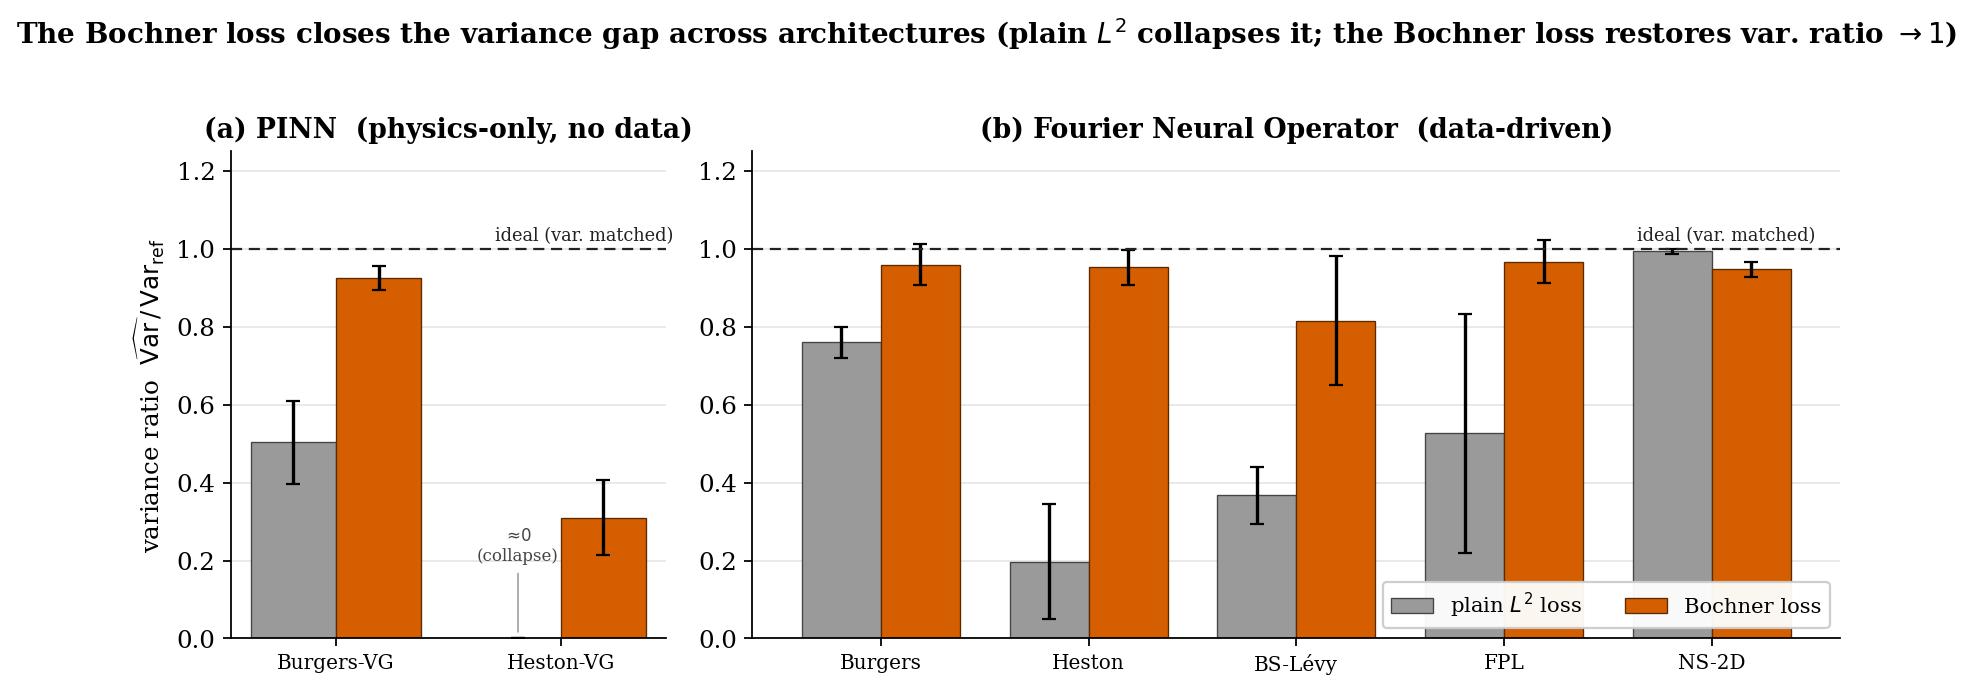

Write the Python code that produced this figure.
"""New method-comparison figure for the Bochner PINN paper -- replaces the old 'Spectral PINN'-labelled
ones. The Bochner (distributional) loss vs the plain L2 loss, across TWO neural architectures: the PINN
and the Fourier Neural Operator. Real metrics, 8-seed PINN + multi-seed FNO; variance ratio (ideal = 1).
Architecture = panel; loss = legend (named once) -- so 'Bochner' appears twice, not on every bar."""

import json
import numpy as np
import matplotlib as mpl
import matplotlib.pyplot as plt

mpl.rcParams.update({"font.family": "serif", "font.size": 11, "axes.spines.top": False,
                     "axes.spines.right": False, "grid.color": "#e7e7e7",
                     "axes.axisbelow": True, "figure.dpi": 150})
VAN, BOC = "#9a9a9a", "#D55E00"                                   # vanilla L2 / Bochner loss
EVAL = "/home/hubi/research/useful/code/spde-inne/results_eval/summary.json"
SFNO = "/home/hubi/research/potentially_useful/spde-inne_results_spectral_fno/summary_eval.json"
OUT = "/home/hubi/research/useful/papers/paper1_bochner_pinn/figures/"

# --- load PINN (8-seed) and FNO variance ratios from the real eval JSONs ---
pinn = json.load(open(EVAL))
PINN_PROB = {"burgers_vg": "Burgers-VG", "heston_vg": "Heston-VG"}
pinn_rows = [(lab,
              pinn[k]["vanilla"]["var_ratio"]["mean"], pinn[k]["vanilla"]["var_ratio"]["std"],
              pinn[k]["spectral"]["var_ratio"]["mean"], pinn[k]["spectral"]["var_ratio"]["std"])
             for k, lab in PINN_PROB.items()]

fno = json.load(open(SFNO))
FNO_PROB = {"burgers": "Burgers", "heston": "Heston", "bs_levy": "BS-Lévy", "fpl": "FPL", "ns2d": "NS-2D"}
fno_rows = [(lab, fno[k]["vanilla"]["var_ratio_mean"], fno[k]["vanilla"]["var_ratio_std"],
             fno[k]["spectral"]["var_ratio_mean"], fno[k]["spectral"]["var_ratio_std"])
            for k, lab in FNO_PROB.items()]


def panel(ax, rows, title):
    x = np.arange(len(rows)); w = 0.38
    vm = [r[1] for r in rows]; vs = [r[2] for r in rows]
    bm = [r[3] for r in rows]; bs = [r[4] for r in rows]
    ax.bar(x - w / 2, vm, w, yerr=vs, color=VAN, edgecolor="#444", lw=0.6, capsize=3, label="plain $L^2$ loss")
    ax.bar(x + w / 2, bm, w, yerr=bs, color=BOC, edgecolor="#5a2a00", lw=0.6, capsize=3, label="Bochner loss")
    for xi, v in zip(x, vm):                                       # flag total variance collapse (bar ~ 0)
        if v < 0.05:
            ax.annotate("$\\approx\\!0$\n(collapse)", xy=(xi - w / 2, 0.005), xytext=(xi - w / 2, 0.20),
                        fontsize=7.5, ha="center", color="#444", arrowprops=dict(arrowstyle="-", color="#999", lw=0.7))
    ax.axhline(1.0, color="#222", ls=(0, (5, 3)), lw=1.0)
    ax.text(len(rows) - 0.5, 1.02, "ideal (var. matched)", fontsize=8, ha="right", color="#222")
    ax.set_xticks(x); ax.set_xticklabels([r[0] for r in rows], fontsize=9)
    ax.set_ylim(0, 1.25); ax.set_title(title, fontsize=12, fontweight="bold")
    ax.grid(axis="y"); ax.set_axisbelow(True)


fig, ax = plt.subplots(1, 2, figsize=(11, 4.2), gridspec_kw={"width_ratios": [2, 5]})
panel(ax[0], pinn_rows, "(a) PINN  (physics-only, no data)")
panel(ax[1], fno_rows, "(b) Fourier Neural Operator  (data-driven)")
ax[0].set_ylabel("variance ratio  $\\widehat{\\mathrm{Var}}\\,/\\,\\mathrm{Var}_{\\mathrm{ref}}$")
ax[1].legend(loc="lower right", fontsize=9.5, framealpha=0.95, ncol=2)
fig.suptitle("The Bochner loss closes the variance gap across architectures "
             "(plain $L^2$ collapses it; the Bochner loss restores var. ratio $\\to 1$)",
             fontsize=12.5, fontweight="bold", y=1.02)
fig.tight_layout()
fig.savefig(OUT + "fig_method_comparison_new.pdf", bbox_inches="tight")
fig.savefig(OUT + "fig_method_comparison_new.png", dpi=160, bbox_inches="tight")
print("saved fig_method_comparison_new.{pdf,png}")
print("PINN  var-ratio:", [(r[0], round(r[1], 2), round(r[3], 2)) for r in pinn_rows])
print("FNO   var-ratio:", [(r[0], round(r[1], 2), round(r[3], 2)) for r in fno_rows])
